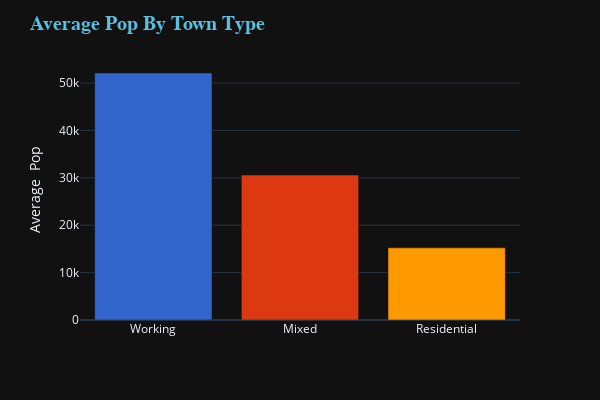

This figure's notebook cell:
### Code cell
fig = px.bar(
    avg_pop, x = 'jobcat', y = 'pop2011', color = 'jobcat', 
     color_discrete_sequence=px.colors.qualitative.G10,
     template= 'plotly_dark')
fig.update_layout(
    title="<b>Average Pop By Town Type</b>", 
    showlegend=False,
    width=600, height = 400, xaxis_title=None, yaxis_title='Average  Pop',
    titlefont_size =20, titlefont_color='#5bc0de', titlefont_family='Arial')
fig.show()

### Figure 1 — Plotly figure (JSON) as saved in the notebook; plotly's stock layout.template omitted (floating-point values rounded to 4 significant figures)
{"data": [{"alignmentgroup": "True", "hovertemplate": "jobcat=%{x}<br>pop2011=%{y}<extra></extra>", "legendgroup": "Working", "marker": {"color": "#3366CC", "pattern": {"shape": ""}}, "name": "Working", "offsetgroup": "Working", "orientation": "v", "showlegend": true, "textposition": "auto", "type": "bar", "x": ["Working"], "xaxis": "x", "y": [52140.0], "yaxis": "y"}, {"alignmentgroup": "True", "hovertemplate": "jobcat=%{x}<br>pop2011=%{y}<extra></extra>", "legendgroup": "Mixed", "marker": {"color": "#DC3912", "pattern": {"shape": ""}}, "name": "Mixed", "offsetgroup": "Mixed", "orientation": "v", "showlegend": true, "textposition": "auto", "type": "bar", "x": ["Mixed"], "xaxis": "x", "y": [30600.0], "yaxis": "y"}, {"alignmentgroup": "True", "hovertemplate": "jobcat=%{x}<br>pop2011=%{y}<extra></extra>", "legendgroup": "Residential", "marker": {"color": "#FF9900", "pattern": {"shape": ""}}, "name": "Residential", "offsetgroup": "Residential", "orientation": "v", "showlegend": true, "textposition": "auto", "type": "bar", "x": ["Residential"], "xaxis": "x", "y": [15230.0], "yaxis": "y"}], "layout": {"barmode": "relative", "height": 400, "legend": {"title": {"text": "jobcat"}, "tracegroupgap": 0}, "margin": {"t": 60}, "showlegend": false, "title": {"font": {"color": "#5bc0de", "family": "Arial", "size": 20}, "text": "<b>Average Pop By Town Type</b>"}, "width": 600, "xaxis": {"anchor": "y", "categoryarray": ["Working", "Mixed", "Residential"], "categoryorder": "array", "domain": [0, 1], "title": {}}, "yaxis": {"anchor": "x", "domain": [0, 1], "title": {"text": "Average  Pop"}}}}
